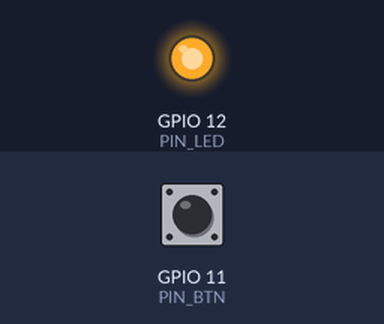
A program run on a simulated Raspberry Pi (BCM pin numbers). On the bench: output pins drawn as LEDs (lit = HIGH). The test bench sets the inputs (shaded band); at power-on: GPIO 11 (PIN_BTN) HIGH. At 20.0 s the program stops and its outputs stay as they are.

Above: at 0.1 s.
At 20.1 s:
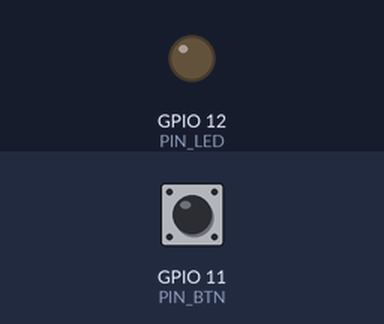
Timing chart, 0 to 21.5 s (numbered marks = the images above):
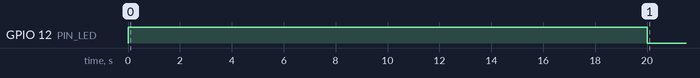

The program:

rpi_gpio.py
```python
#!/usr/bin/env python3

"""
Show how to use Raspberry Pi GPIO
"""

from RPi import GPIO
import time


PIN_BTN = 11
PIN_LED = 12


def callback_gpio(pin):
    print('callback_gpio, pin# {}'.format(pin))


# use BCM pin#
GPIO.setmode(GPIO.BCM)

# setup
GPIO.setup(PIN_LED, GPIO.OUT)
GPIO.setup(PIN_BTN, GPIO.IN, pull_up_down=GPIO.PUD_UP)

# ----------------------
#  polling
# ----------------------
for _ in range(100):
    val = GPIO.input(PIN_BTN)   # read button
    GPIO.output(PIN_LED, val)   # output led
    time.sleep(0.1)

# ----------------------
#  event callback
# ----------------------
GPIO.add_event_detect(PIN_BTN, GPIO.RISING)
GPIO.add_event_callback(PIN_BTN, callback_gpio)
time.sleep(10)  # wait 10 seconds

# cleanup
GPIO.cleanup()
```
